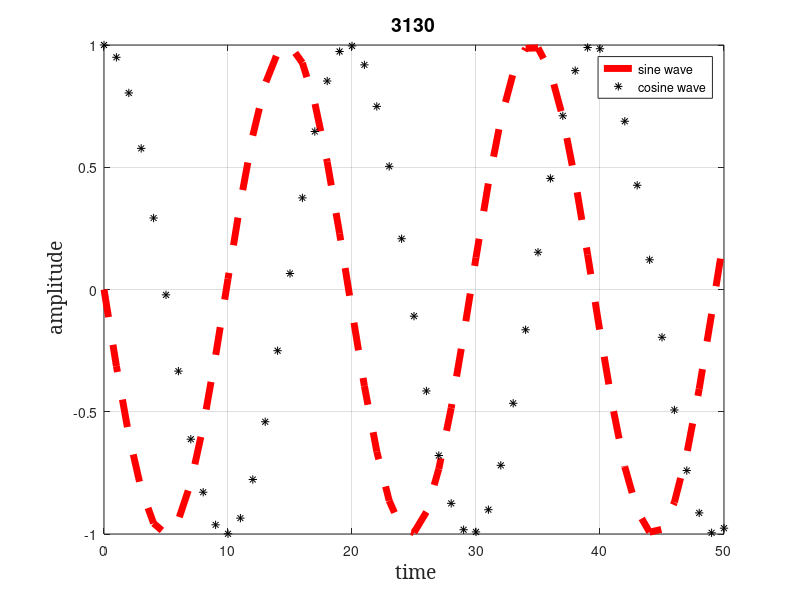

MATLAB code for this plot:
% [redacted]
% Date - 11/01/19
% Version - 1.0
% Aim - To plot sine and cosine wave in a single graph.

clc;
clear all;
close all;
t=0:50;
x=sin(2*3.14*100*t);                       % equation for sine wave
plot(t,x,'--','color','red','linewidth',5)
hold on
y=cos(2*3.14*100*t);                       % equation for cosine wave
plot(t,y,'*','color','k')
title('3130','fontsize',14);               % title for the graph
xlabel('\fontname{cambria} time','fontsize',14)   % X-Axis label
ylabel('\fontname{cambria} amplitude','fontsize',14)  % Y-Axis label
legend('sine wave','cosine wave')
grid on